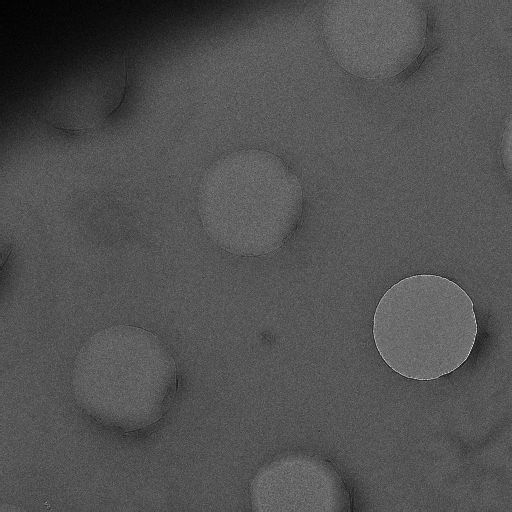
#> input picture leginon/hl_example.jpg, 512 x 512 px
$ python -i openCVcaller.py   (imports and definitions only)   (Python 2 division)
#> lines starting #> are read from the running program, lines starting #| are printed output that depends on the picture; after the words box and inside, x2 and y2 are one past the last pixel; in counts of white or black regions, pixels touching at a corner belong together
#> further down, picture is the input picture: shape (512, 512); min 0, max 241, mean 81.6
#!/usr/bin/env python
#
# COPYRIGHT:
#      The Leginon software is Copyright 2003
#      The Scripps Research Institute, La Jolla, CA
#      For terms of the license agreement
#      see  http://ami.scripps.edu/software/leginon-license
#
#      FILE WRITTEN BY PETER KRAFT
#      HARVARD UNIVERSITY
#      pkraft@college.harvard.edu
#

import numpy as np
import scipy as sp
from scipy import ndimage
import math
import cv2
import sys
import operator
import copy
s_gfilt=[0, 0, 1000, 0, 0]


#-----------------------
def radians(degrees):
        return float(degrees) * np.pi / 180.0

#-----------------------
def degrees(radians):
        return float(radians) * 180.0 / np.pi

#-----------------------
# [130 lines left out: functions yshift, MatchImages, not called in this run]

#-----------------------
def convertImage(image1, thresh=0):
    """
    Inputs:
        numpy image1 array, dtype=float32
        numpy image2 array, dtype=float32

    Output:
        numpy image1 array, dtype=uint8
        numpy image2 array, dtype=uint8
    """
#> called with thresh = 0

    max1 = np.amax(image1)
#> max1 = 241
    min1 = np.amin(image1)
#> min1 = 0

    image1 = image1 - min1
    max1 = np.amax(image1)
    image1 = image1/max1 * 256
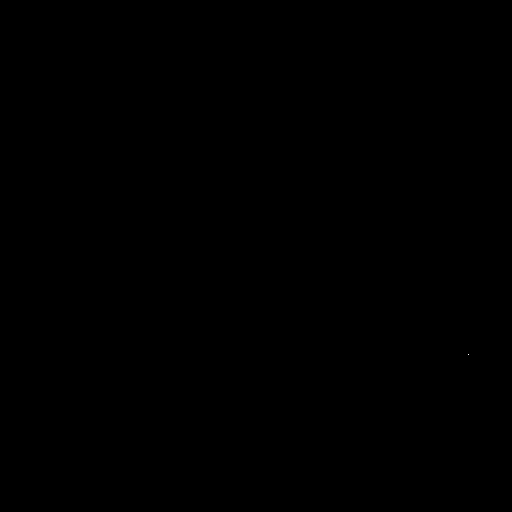
#> image1: shape (512, 512) uint16; values 0 (black) and 256 (white), 0% white in thin lines or dots, all inside (x1, y1, x2, y2) = (468, 354, 469, 355)
    image1 = np.asarray(image1, dtype=np.uint8)
#> image1: shape (512, 512); every value is 0

    image1 = cv2.equalizeHist(image1)
    if thresh:
        ret2,image1 = cv2.threshold(image1,0,255,cv2.THRESH_BINARY+cv2.THRESH_OTSU)

    return image1

#-----------------------
# [48 lines left out: functions checkOpenCVResult, affineToText, not called in this run]

#-----------------------
def FindFeatures(image, blur=3):
    """
    Given an image find regions

    Inputs:
    numpy image array, dtype=float32
    Blur the image by blur pixels (default=3)

    Output:
    List of lists of coordinates of features
    """
    image = convertImage(image)
    if blur > 0:
        image=cv2.GaussianBlur(image, (blur, blur), 0)

    detector = cv2.FeatureDetector_create("SIFT")
    descriptor = cv2.DescriptorExtractor_create("BRIEF")

    kp1=detector.detect(image)
#> kp1 = ()
    k1, d1 = descriptor.compute(image, kp1)
#> k1 = ()

#> (the run stopped early here; a loop or call above may not have finished)
